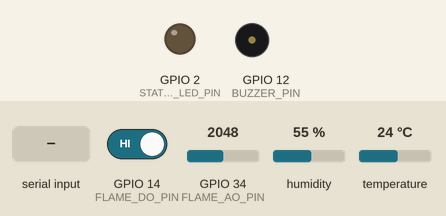
Simulated run of this sketch. Board: ESP32. On the bench: output pins drawn as LEDs (lit = HIGH), buzzer (waves = sounding, pin HIGH). The inputs (shaded band) are chosen by the test bench; at power-on: GPIO 14 (FLAME_DO_PIN) HIGH, GPIO 34 (FLAME_AO_PIN) = 2048, humidity 55 %, temperature 24 °C. What the sketch prints to the serial monitor is not drawn.

Above: at 1.5 s.
1.6 s: GPIO 14 (FLAME_DO_PIN) driven LOW
At 3.1 s:
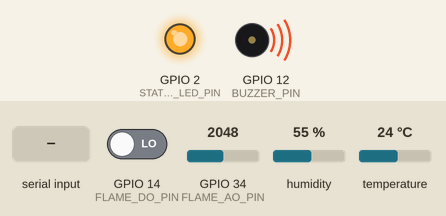
3.5 s: "PING\n" received over Serial
5.0 s: "BUZZ_TEST\n" received over Serial
6.8 s: GPIO 14 (FLAME_DO_PIN) driven HIGH
At 8.4 s:
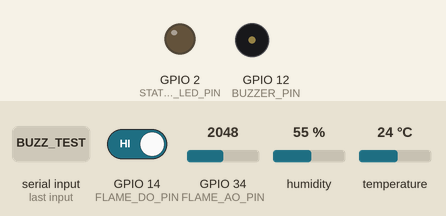
Timing chart, 0 to 9.8 s (numbered marks = the images above; inputs shaded):
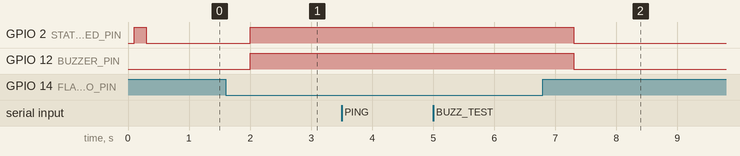

Measured:
- after the input at 1.6 s, GPIO 2 (STATUS_LED_PIN), GPIO 12 (BUZZER_PIN): LOW → HIGH after 0.40 s
- after the input at 3.5 s, every drawn part: stays the same
- after the input at 6.8 s, GPIO 2 (STATUS_LED_PIN), GPIO 12 (BUZZER_PIN): HIGH → LOW after 0.50 s

The sketch:

esp32_sensor.ino
```cpp
/*
 * ============================================================================
 * PYROGUARD-H | Sensor Node Firmware (ESP32)
 * ============================================================================
 * Hardware Configuration:
 *   - Microcontroller : ESP32 DevKit V1 (30-pin or 38-pin)
 *   - Temperature/RH  : DHT22 (AM2302) Sensor on GPIO 4
 *   - Flame Sensor    : IR Flame Sensor Module (Digital OUT on GPIO 14, Analog OUT on GPIO 34)
 *   - Warning Buzzer  : Active 5V/3.3V Buzzer on GPIO 12
 *   - Status LED      : Onboard LED on GPIO 2
 *
 * Serial Configuration:
 *   - Baud Rate       : 115200 baud (8-N-1)
 *   - Protocol        : Newline-delimited JSON messages (NDJSON)
 *   - Telemetry Rate  : 1 Hz (1000 ms interval)
 *
 * Incoming Serial Commands (ended with newline):
 *   - "PING"          -> Returns {"response":"PONG"}
 *   - "BUZZ_TEST"     -> Beeps buzzer for 500ms
 *   - "STATUS"        -> Returns immediate telemetry packet
 * ============================================================================
 */

#include <Arduino.h>
#include <DHT.h>

// Pin Definitions
#define DHT_PIN         4
#define DHT_TYPE        DHT22

#define FLAME_DO_PIN    14    // Digital threshold pin (LOW when flame detected on most modules)
#define FLAME_AO_PIN    34    // ADC pin for analog intensity reading
#define BUZZER_PIN      12    // Warning buzzer
#define STATUS_LED_PIN  2     // Onboard status indicator

// Sensor Objects
DHT dht(DHT_PIN, DHT_TYPE);

// Device Metadata
const char* DEVICE_ID = "PYRO-ESP32-01";
const char* FIRMWARE_VER = "1.0.0-phase1";

// Timing variables
unsigned long lastTelemetryTime = 0;
const unsigned long TELEMETRY_INTERVAL_MS = 1000;
unsigned long packetCounter = 0;

void setup() {
  // Initialize Serial interface at default 115200 baud
  Serial.begin(115200);
  delay(100);

  // Initialize GPIO pins
  pinMode(FLAME_DO_PIN, INPUT_PULLUP);
  pinMode(FLAME_AO_PIN, INPUT);
  pinMode(BUZZER_PIN, OUTPUT);
  pinMode(STATUS_LED_PIN, OUTPUT);

  digitalWrite(BUZZER_PIN, LOW);
  digitalWrite(STATUS_LED_PIN, LOW);

  // Initialize DHT sensor
  dht.begin();

  // Initial startup announcement
  digitalWrite(STATUS_LED_PIN, HIGH);
  delay(200);
  digitalWrite(STATUS_LED_PIN, LOW);

  Serial.println();
  Serial.println("{\"event\":\"system_ready\",\"device_id\":\"" + String(DEVICE_ID) + "\",\"firmware\":\"" + String(FIRMWARE_VER) + "\",\"baud\":115200}");
}

void loop() {
  unsigned long now = millis();

  // Process incoming commands from USB Serial (from Web Serial or Python collector)
  if (Serial.available() > 0) {
    String cmd = Serial.readStringUntil('\n');
    cmd.trim();

    if (cmd.equalsIgnoreCase("PING")) {
      Serial.println("{\"response\":\"PONG\",\"timestamp_ms\":" + String(now) + "}");
    } else if (cmd.equalsIgnoreCase("BUZZ_TEST")) {
      digitalWrite(BUZZER_PIN, HIGH);
      digitalWrite(STATUS_LED_PIN, HIGH);
      delay(300);
      digitalWrite(BUZZER_PIN, LOW);
      digitalWrite(STATUS_LED_PIN, LOW);
      Serial.println("{\"response\":\"BUZZ_TEST_OK\"}");
    } else if (cmd.equalsIgnoreCase("STATUS")) {
      sendTelemetry(now);
    }
  }

  // Periodic Telemetry Transmission (1 Hz)
  if (now - lastTelemetryTime >= TELEMETRY_INTERVAL_MS) {
    lastTelemetryTime = now;
    sendTelemetry(now);
  }
}

void sendTelemetry(unsigned long now) {
  packetCounter++;

  // Read DHT22
  float tempC = dht.readTemperature();
  float humidity = dht.readHumidity();

  // Read Flame Sensor
  // Most IR flame sensors pull DO LOW when infrared fire flicker is detected
  int flameDigital = digitalRead(FLAME_DO_PIN);
  bool flameDetected = (flameDigital == LOW);
  int flameRawAnalog = analogRead(FLAME_AO_PIN);

  // Sensor reading validation
  bool dhtError = isnan(tempC) || isnan(humidity);
  if (dhtError) {
    tempC = 0.0;
    humidity = 0.0;
  }

  // Active warning indication
  bool buzzerActive = false;
  if (flameDetected || (!dhtError && tempC > 55.0)) {
    buzzerActive = true;
    digitalWrite(BUZZER_PIN, HIGH);
    digitalWrite(STATUS_LED_PIN, HIGH);
  } else {
    digitalWrite(BUZZER_PIN, LOW);
    digitalWrite(STATUS_LED_PIN, LOW);
  }

  // Construct structured JSON payload
  // Avoid heavy JSON library to preserve flash & ensure fast non-blocking output
  String json = "{";
  json += "\"device_id\":\"" + String(DEVICE_ID) + "\",";
  json += "\"packet_id\":" + String(packetCounter) + ",";
  json += "\"uptime_s\":" + String(now / 1000) + ",";
  json += "\"temp_c\":" + (dhtError ? String("null") : String(tempC, 2)) + ",";
  json += "\"humidity_pct\":" + (dhtError ? String("null") : String(humidity, 2)) + ",";
  json += "\"flame_detected\":" + String(flameDetected ? "true" : "false") + ",";
  json += "\"flame_raw\":" + String(flameRawAnalog) + ",";
  json += "\"buzzer_active\":" + String(buzzerActive ? "true" : "false") + ",";
  json += "\"sensor_status\":\"" + String(dhtError ? "DHT_ERROR" : "NORMAL") + "\"";
  json += "}";

  Serial.println(json);
}
```
